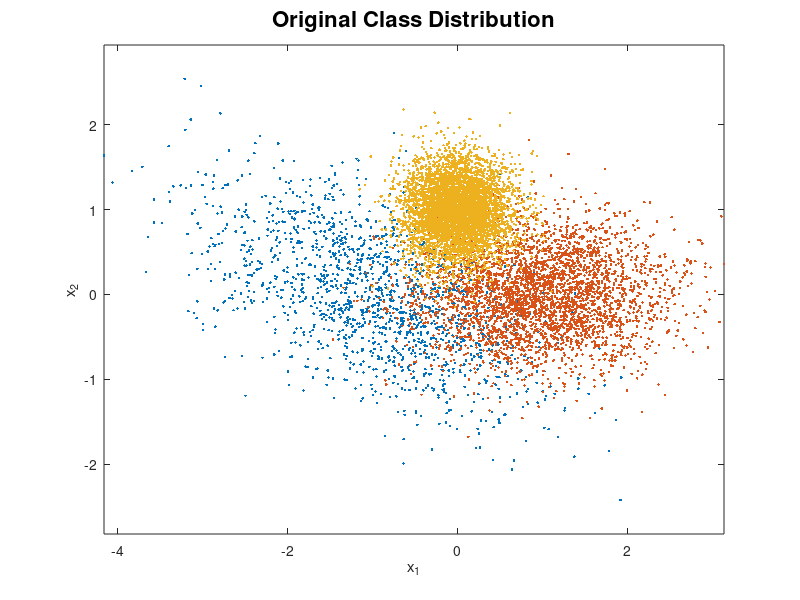
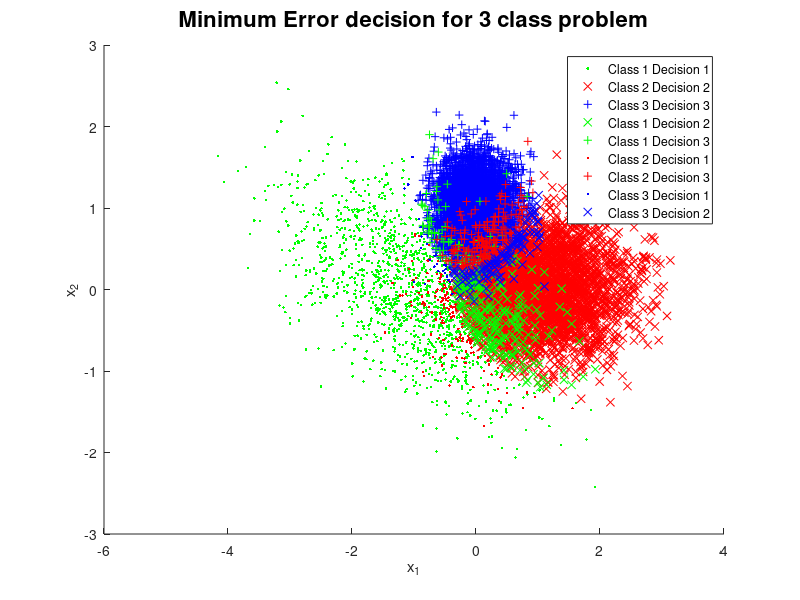
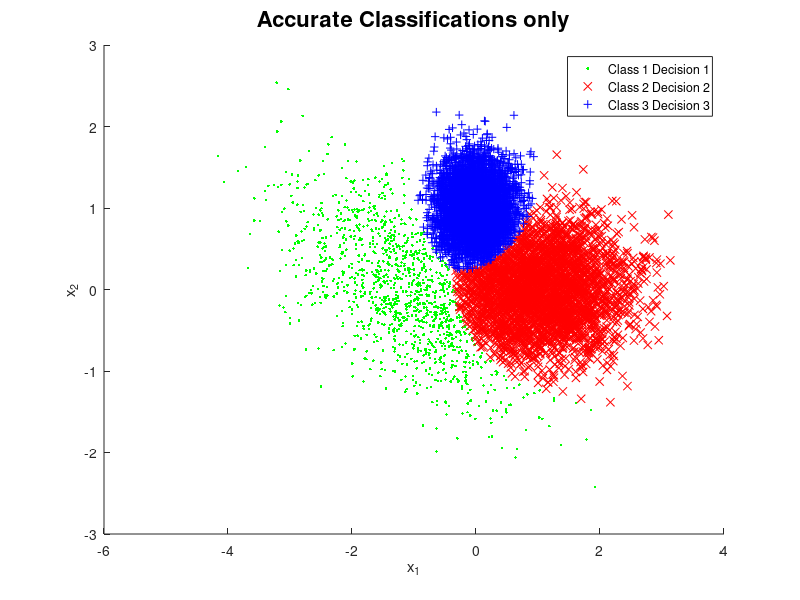

Write MATLAB code to recreate these figures, in order.
m(:,1) = [-1;0]; Sigma(:,:,1) = 0.1*[10 -4;-4,5]; % mean and covariance of data pdf conditioned on label 3
m(:,2) = [1;0]; Sigma(:,:,2) = 0.1*[5 0;0,2]; % mean and covariance of data pdf conditioned on label 2
m(:,3) = [0;1]; Sigma(:,:,3) = 0.1*eye(2); % mean and covariance of data pdf conditioned on label 1
classPriors = [0.15,0.35,0.5]; classPriors1 = [0.15 0.35,0.51]; thr = [0,cumsum(classPriors1)];
N = 10000; u = rand(1,N); L = zeros(1,N); x = zeros(2,N);
figure(1),clf, colorList = 'rbg';
for l = 1:3
    indices = find(thr(l)<=u & u<thr(l+1)); % fixed using classPriors1 adding a small term to last prior if u happens to be precisely 1, that sample will get omitted - needs to be fixed
    L(1,indices) = l*ones(1,length(indices));
    x(:,indices) = mvnrnd(m(:,l),Sigma(:,:,l),length(indices))';
    figure(1), plot(x(1,indices),x(2,indices),'.','MarkerFaceColor',colorList(l)); axis equal, hold on,
end
title('Original Class Distribution', 'fontsize', 16), xlabel('x_1'), ylabel('x_2');
disp("CLass 1: " + length(find(L==1))); disp("CLass 2: " +length(find(L==2))); disp("Class 3: " +length(find(L==3)));
%for l = 1:3
 %   indices = find(mvnpdf(x',m(:,l)',Sigma(:,:,l))*classPriors(l)>mvnpdf(x',m(:,mod(l+1,3))',Sigma(:,:,l+1))*classPriors(l+1) & mvnpdf(x',m(:,l)',Sigma(:,:,l))*classPriors(l)>mvnpdf(x',m(:,l+2)',Sigma(:,:,l+2))*classPriors(l+2));
%end
decision = zeros(1,N);
indices =  find(mvnpdf(x',m(:,1)',Sigma(:,:,1))*classPriors(1)>mvnpdf(x',m(:,2)',Sigma(:,:,2))*classPriors(2) & mvnpdf(x',m(:,1)',Sigma(:,:,1))*classPriors(1)>mvnpdf(x',m(:,3)',Sigma(:,:,3))*classPriors(3));
decision(1,indices) = 1*ones(1,length(indices));
indices =  find(mvnpdf(x',m(:,2)',Sigma(:,:,2))*classPriors(2)>mvnpdf(x',m(:,1)',Sigma(:,:,1))*classPriors(1) & mvnpdf(x',m(:,2)',Sigma(:,:,2))*classPriors(2)>mvnpdf(x',m(:,3)',Sigma(:,:,3))*classPriors(3));
decision(1,indices) = 2*ones(1,length(indices));
indices =  find(mvnpdf(x',m(:,3)',Sigma(:,:,3))*classPriors(3)>mvnpdf(x',m(:,1)',Sigma(:,:,1))*classPriors(1) & mvnpdf(x',m(:,3)',Sigma(:,:,3))*classPriors(3)>mvnpdf(x',m(:,2)',Sigma(:,:,2))*classPriors(2));
decision(1,indices) = 3*ones(1,length(indices));
confusion = zeros(3);
errors = 0;
for i = 1:3
    for j =1:3
        confusion(i,j) = length(find(decision==i & L==j));
        if i ~= j
            errors = errors+length(find(decision==i & L==j));
        end
    end
end


disp("Confusion Matrix for Rows as decision and columns as true Labels: " );
disp(confusion);
disp("Total Errors: "+errors);
disp("Probability of error: " + (errors/N)*100 + "%");



figure(2); hold on;
plot(x(1,find(L==1 & decision ==1)), x(2,find(L==1 & decision==1)), '.g');
plot(x(1,find(L==2 & decision ==2)), x(2,find(L==2 & decision==2)), 'xr');
plot(x(1,find(L==3 & decision ==3)), x(2,find(L==3 & decision==3)), '+b');

plot(x(1,find(L==1 & decision ==2)), x(2,find(L==1 & decision==2)), 'xg');
plot(x(1,find(L==1 & decision ==3)), x(2,find(L==1 & decision==3)), '+g');

plot(x(1,find(L==2 & decision ==1)), x(2,find(L==2 & decision==1)), '.r');
plot(x(1,find(L==2 & decision ==3)), x(2,find(L==2 & decision==3)), '+r');

plot(x(1,find(L==3 & decision ==1)), x(2,find(L==3 & decision==1)), '.b');
plot(x(1,find(L==3 & decision ==2)), x(2,find(L==3 & decision==2)), 'xb');

legend('Class 1 Decision 1', 'Class 2 Decision 2','Class 3 Decision 3', ...
'Class 1 Decision 2', 'Class 1 Decision 3', ... 
'Class 2 Decision 1',  'Class 2 Decision 3',...
'Class 3 Decision 1', 'Class 3 Decision 2')
title('Minimum Error decision for 3 class problem', 'fontsize', 16),
xlabel('x_1'), ylabel('x_2')
%plot(x(1,find(L==1 & decision ==1)), x(2,find(L==1 & decision==1)), '.');
figure(3);
hold on;
plot(x(1,find(L==1 & decision ==1)), x(2,find(L==1 & decision==1)), '.g');
plot(x(1,find(L==2 & decision ==2)), x(2,find(L==2 & decision==2)), 'xr');
plot(x(1,find(L==3 & decision ==3)), x(2,find(L==3 & decision==3)), '+b');
xlabel('x_1'), ylabel('x_2')
title('Minimum Error decision for 3 class problem', 'fontsize', 16),
title('Accurate Classifications only', 'fontsize', 16)
legend('Class 1 Decision 1', 'Class 2 Decision 2','Class 3 Decision 3')